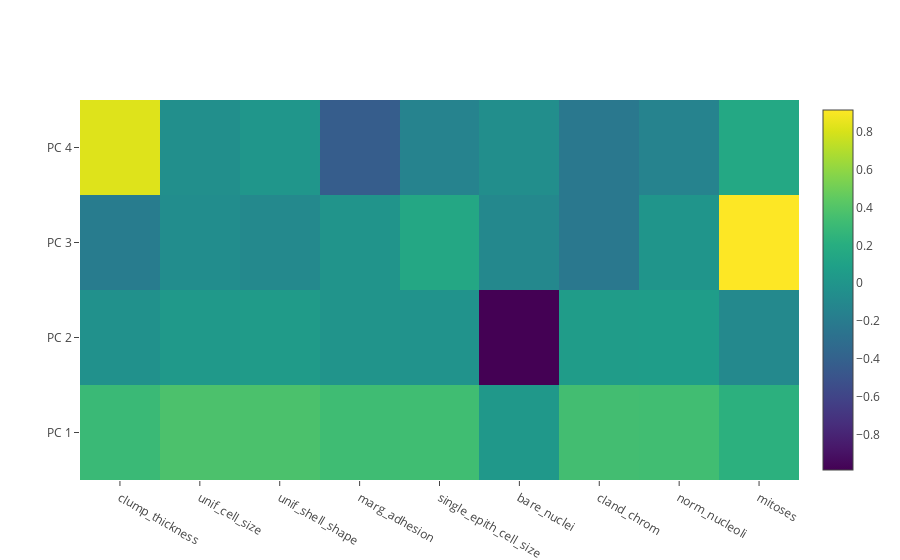

Notebook code cell kept with this figure:
### Code cell
# to see how each feature correlates with each principal component, we can visualize it using a heat map
plotly.offline.init_notebook_mode(connected=True)

data = go.Heatmap(z=pca.components_, 
                  x=parameter_columns, 
                  y=['PC 1', 'PC 2', 'PC 3','PC 4'], 
                  colorscale='Viridis')
 
# Plot heatmap.
plotly.offline.iplot([data], filename='heatmap')

### Figure 1 — Plotly figure (JSON) as saved in the notebook; plotly's stock layout.template omitted (floating-point values rounded to 4 significant figures)
{"data": [{"colorscale": "Viridis", "type": "heatmap", "x": ["clump_thickness", "unif_cell_size", "unif_shell_shape", "marg_adhesion", "single_epith_cell_size", "bare_nuclei", "cland_chrom", "norm_nucleoli", "mitoses"], "y": ["PC 1", "PC 2", "PC 3", "PC 4"], "z": [[0.3012, 0.3767, 0.3721, 0.3239, 0.3313, 0.02422, 0.3398, 0.333, 0.2269, 0.3686], [-0.02915, 0.0296, 0.05013, -0.0106, -0.01908, -0.9889, 0.05671, 0.0651, -0.09791, -0.01643], [-0.1933, -0.06754, -0.09538, -0.006371, 0.1507, -0.1049, -0.2245, 0.001267, 0.9164, -0.158], [0.8227, -0.05063, 0.005276, -0.4314, -0.1414, -0.05778, -0.2237, -0.1464, 0.1516, 0.1294]]}], "layout": {}}
